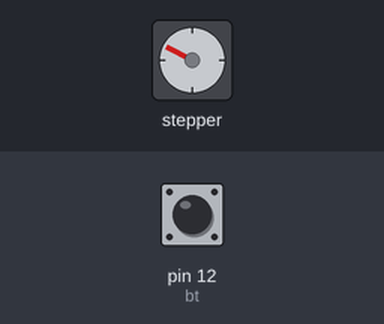
This sketch was run on a simulated Arduino Uno, built with avr-gcc and run on an emulated ATmega328P. On the bench: stepper motor. Wiring (inferred from the names in the program): stepper motor (2048 steps per turn assumed): coils pin 8, pin 9, pin 10, pin 11. The test bench sets the inputs (shaded band); at power-on: pin 12 (bt) HIGH. What the sketch prints to the serial monitor is not drawn.

Above: at 1.2 s.
1.3 s: pin 12 (bt) pulled LOW for 0.15 s
At 1.73 s:
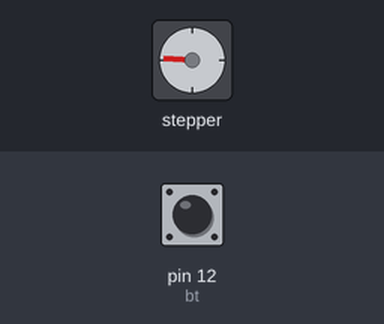
4.3 s: pin 12 (bt) pulled LOW for 1 s
At 4.5 s:
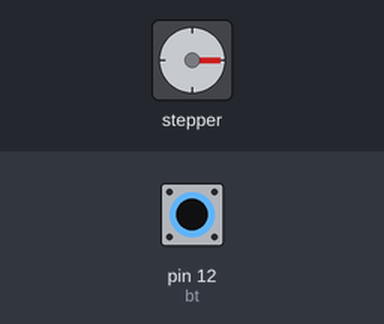
Timing chart, 0 to 14.3 s (numbered marks = the images above; inputs shaded):
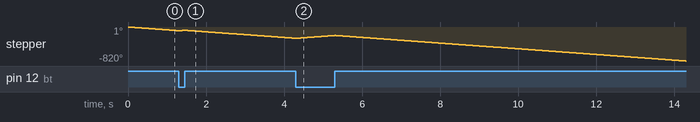

The sketch:

motor_controller.ino
```cpp
#define bt 12
int motorPin1 = 8;   // Blue
int motorPin2 = 9;   // Pink
int motorPin3 = 10;  // Yellow
int motorPin4 = 11;  // Orange


// Red
int motorSpeed = 2500;  //variable to set stepper speed
int stepCount = 0;    // number of steps the motor has taken
void motor_drive(byte pin4, byte pin3, byte pin2, byte pin1) {
  digitalWrite(motorPin4, pin4);
  digitalWrite(motorPin3, pin3);
  digitalWrite(motorPin2, pin2);
  digitalWrite(motorPin1, pin1);
  delayMicroseconds(motorSpeed);
}
void wavedrive() {
  motor_drive(1, 0, 0, 0);
  motor_drive(0, 1, 0, 0);
  motor_drive(0, 0, 1, 0);
  motor_drive(0, 0, 0, 1);
}
void fullstep() {
  motor_drive(1, 1, 0, 0);
  motor_drive(0, 1, 1, 0);
  motor_drive(0, 0, 1, 1);
  motor_drive(1, 0, 0, 1);
}
void halfstep() {
  motor_drive(1, 0, 0, 0);
  motor_drive(1, 1, 0, 0);
  motor_drive(0, 1, 0, 0);
  motor_drive(0, 1, 1, 0);
  motor_drive(0, 0, 1, 0);
  motor_drive(0, 0, 1, 1);
  motor_drive(0, 0, 0, 1);
  motor_drive(1, 0, 0, 1);
}
void reverse_fullstep() {
  motor_drive(0, 0, 1, 1);
  motor_drive(0, 1, 1, 0);
  motor_drive(1, 1, 0, 0);
  motor_drive(1, 0, 0, 1);
}
void setup() {
  pinMode(motorPin1, OUTPUT);  //declare the motor pins as outputs
  pinMode(motorPin2, OUTPUT);
  pinMode(motorPin3, OUTPUT);
  pinMode(motorPin4, OUTPUT);
  pinMode(bt, INPUT_PULLUP);
  Serial.begin(115200);  // initialize the serial port:
}

void loop() {
  // 1.42 degree per fullstep,wavedrive,halfstep
  // fullstep();
  // wavedrive();  // จ่ายไฟให้ทำงานครั้งละ 1 ขด
  // halfstep();   // ใช้ทั้งสองแบบรวมกันทำให้หมุนได้ครั้งละครึ่งเสตป
  if (digitalRead(bt) == 0) {
      reverse_fullstep();  // จ่ายไฟให้ทำงานครั้งละ 2 ขด
      Serial.print("steps:");
      Serial.println(stepCount);
  }
    else {
      fullstep();
      Serial.print("steps:");
      Serial.println(stepCount);
    }
  }
```
